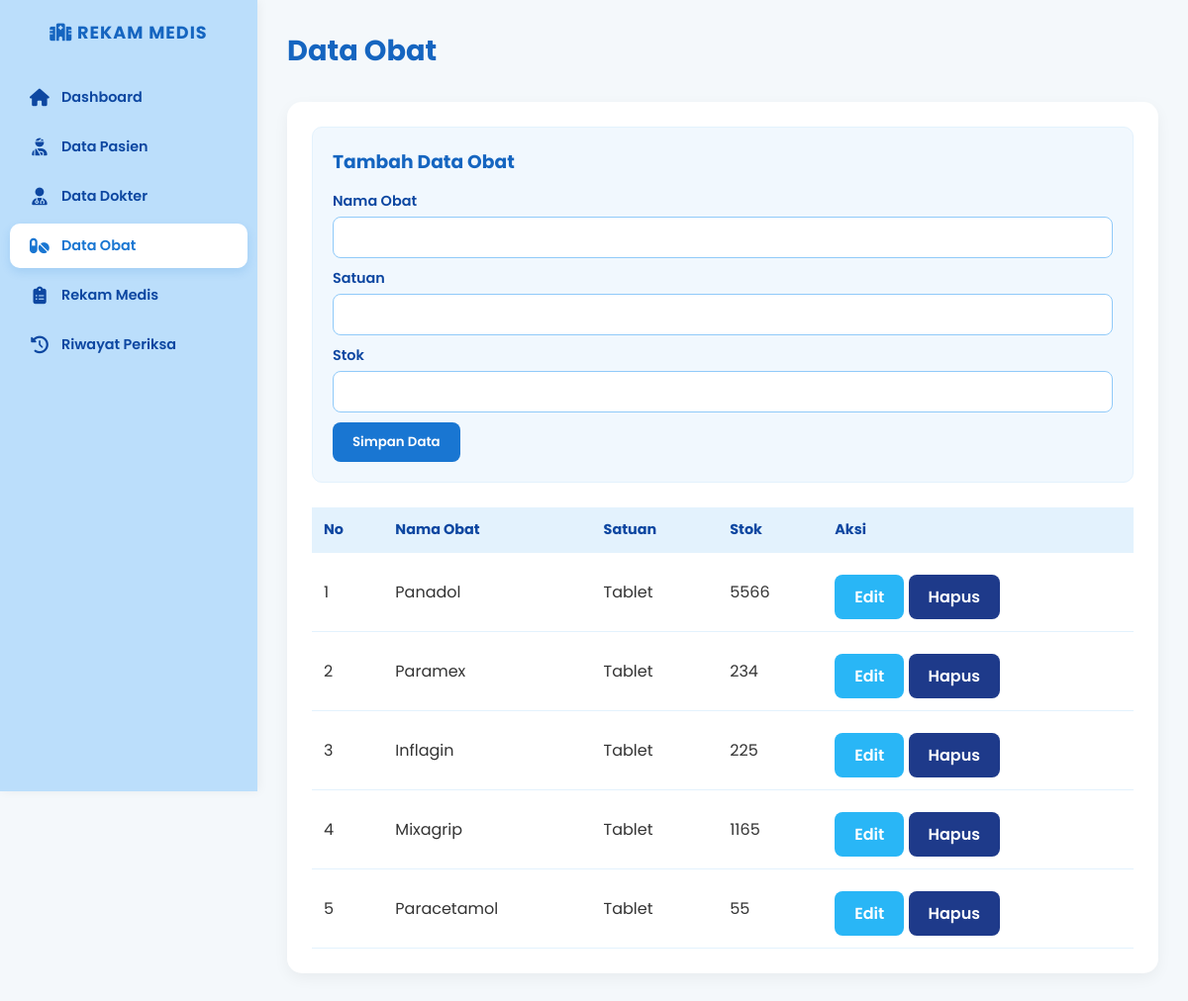
/obat.php, run on the app's committed database.
### tables this page shows
CREATE TABLE `obat` (
  `id_obat` int(11) NOT NULL,
  `nama_obat` varchar(100) NOT NULL,
  `satuan` varchar(30) NOT NULL,
  `stok` int(11) NOT NULL
);

### obat.php (the view, shortened to what this page needs)
<?php
include 'koneksi.php';
?>
<!DOCTYPE html>
<html lang="id">
<head>
    <link rel="stylesheet" href="style.css">
    <link rel="stylesheet" href="https://cdnjs.cloudflare.com/ajax/libs/font-awesome/6.4.0/css/all.min.css">
</head>
<body>
    <div class="sidebar">
        <h2><i class="fa-solid fa-hospital"></i> REKAM MEDIS</h2>
        <a href="index.php"><i class="fa-solid fa-house"></i> Dashboard</a>
        <a href="pasien.php"><i class="fa-solid fa-user-injured"></i> Data Pasien</a>
        <a href="dokter.php"><i class="fa-solid fa-user-doctor"></i> Data Dokter</a>
        <a href="obat.php" class="active"><i class="fa-solid fa-pills"></i> Data Obat</a>
        <a href="rekam_medis.php"><i class="fa-solid fa-clipboard-list"></i> Rekam Medis</a>
        <a href="riwayat.php"><i class="fa-solid fa-clock-rotate-left"></i> Riwayat Periksa</a>
    </div>
    <div class="main-content">
        <div class="header-top">
            <h1>Data Obat</h1>
        </div>
        <?php
        $edit = false;
        $data_edit = [
            'id_obat' => '',
            'nama_obat' => '',
            'satuan' => '',
            'stok' => ''
        ];
        ?>
        <div class="container">
            <form action="proses_obat.php" method="POST">
                <h3>
                    <?= $edit ? 'Edit Data Obat' : 'Tambah Data Obat' ?>
                </h3>
                <label>Nama Obat</label>
                <input type="text" name="nama_obat"
                    value="<?= htmlspecialchars($data_edit['nama_obat']) ?>" required>
                <label>Satuan</label>
                <input type="text" name="satuan"
                    value="<?= htmlspecialchars($data_edit['satuan']) ?>" required>
                <label>Stok</label>
                <input type="number" name="stok"
                    value="<?= htmlspecialchars($data_edit['stok']) ?>" required>
                <?php if ($edit): ?>
                    <button type="submit" name="update" class="btn btn-warning">
                        Update Data
                    </button>
                    <a href="obat.php" class="btn btn-danger">Batal</a>
                <?php else: ?>
                    <button type="submit" name="tambah" class="btn">
                        Simpan Data
                    </button>
                <?php endif; ?>
            </form>
            <table>
                <thead>
                    <tr>
                        <th>No</th>
                        <th>Nama Obat</th>
                        <th>Satuan</th>
                        <th>Stok</th>
                        <th>Aksi</th>
                    </tr>
                </thead>
                <tbody>
                    <?php
                    $no = 1;
                    $query = mysqli_query(
                        $conn,
                        "SELECT * FROM obat ORDER BY id_obat DESC"
                    );
                    while ($d = mysqli_fetch_assoc($query)):
                    ?>
                    <tr>
                        <td><?= $no++ ?></td>
                        <td>
                            <?= htmlspecialchars($d['nama_obat']) ?>
                        </td>
                        <td>
                            <?= htmlspecialchars($d['satuan']) ?>
                        </td>
                        <td>
                            <?= htmlspecialchars($d['stok']) ?>
                        </td>
                        <td>
                            <a href="obat.php?edit=<?= (int)$d['id_obat'] ?>"
                               class="btn btn-warning">
                                Edit
                            </a>
                            <a href="proses_obat.php?hapus=<?= (int)$d['id_obat'] ?>"
                               class="btn btn-danger"
                               onclick="konfirmasiHapus(
                                   event,
                                   this.href,
                                   <?= htmlspecialchars(
                                       json_encode($d['nama_obat'], JSON_HEX_APOS | JSON_HEX_QUOT | JSON_HEX_TAG | JSON_HEX_AMP),
                                       ENT_QUOTES,
                                       'UTF-8'
                                   ) ?>
                               )">
                                Hapus
                            </a>
                        </td>
                    </tr>
                    <?php endwhile; ?>
                </tbody>
            </table>
        </div>
    </div>
</body>
</html>

### style.css (style rules this page uses)
* { margin: 0; padding: 0; box-sizing: border-box; font-family: 'Poppins', sans-serif; }
body { background-color: #f4f8fb; color: #333; display: flex; min-height: 100vh; }
.sidebar { width: 260px; background-color: #bbdefb; color: #0d47a1; padding: 20px 0; position: fixed; height: 100vh; box-shadow: 2px 0 10px rgba(0,0,0,0.05); z-index: 100; }
.sidebar h2 { text-align: center; margin-bottom: 30px; font-size: 1.1rem; letter-spacing: 1px; border: none; color: #1565c0; }
.sidebar a { display: flex; align-items: center; color: #0d47a1; text-decoration: none; padding: 12px 20px; margin: 5px 10px; border-radius: 10px; transition: 0.3s; font-weight: 600; font-size: 0.9rem; }
.sidebar a.active { background-color: #ffffff; color: #1976d2; box-shadow: 0 4px 10px rgba(25, 118, 210, 0.15); }
.sidebar a i { margin-right: 12px; font-size: 1.1rem; width: 20px; text-align: center; }
.main-content { margin-left: 260px; flex: 1; padding: 30px; width: calc(100% - 260px); }
.header-top { display: flex; justify-content: space-between; align-items: center; margin-bottom: 30px; }
.header-top h1 { color: #1565c0; border: none; padding: 0; font-size: 1.8rem; }
.container { background: white; padding: 25px; border-radius: 15px; box-shadow: 0 5px 15px rgba(0,0,0,0.05); margin-bottom: 30px; }
h2, h3 { color: #1565c0; margin-bottom: 15px; }
table { width: 100%; border-collapse: collapse; margin-top: 15px; }
th, td { border-bottom: 1px solid #e3f2fd; padding: 12px; text-align: left; }
th { background-color: #e3f2fd; color: #0d47a1; font-size: 0.9rem; }
form { background: #f1f8fe; padding: 20px; border-radius: 10px; margin-bottom: 25px; border: 1px solid #e3f2fd; }
label { display: block; margin-top: 10px; font-weight: 600; font-size: 0.9rem; color: #0d47a1; }
input[type="text"], input[type="number"], input[type="date"], select, textarea { width: 100%; padding: 10px; margin-top: 5px; border: 1px solid #90caf9; border-radius: 8px; outline: none; background-color: #ffffff; }
.btn { padding: 10px 20px; background-color: #1976d2; color: white; border: none; border-radius: 8px; cursor: pointer; font-weight: 600; margin-top: 10px; text-decoration: none; display: inline-block; transition: 0.3s; }
.btn-warning { background-color: #29b6f6; }
.btn-danger { background-color: #1e3a8a; }

### data on the page
obat: nama_obat "Panadol", satuan "Tablet", stok "5566"
obat: nama_obat "Paramex", satuan "Tablet", stok "234"
obat: nama_obat "Inflagin", satuan "Tablet", stok "225"
obat: nama_obat "Mixagrip", satuan "Tablet", stok "1165"
obat: nama_obat "Paracetamol", satuan "Tablet", stok "55"
